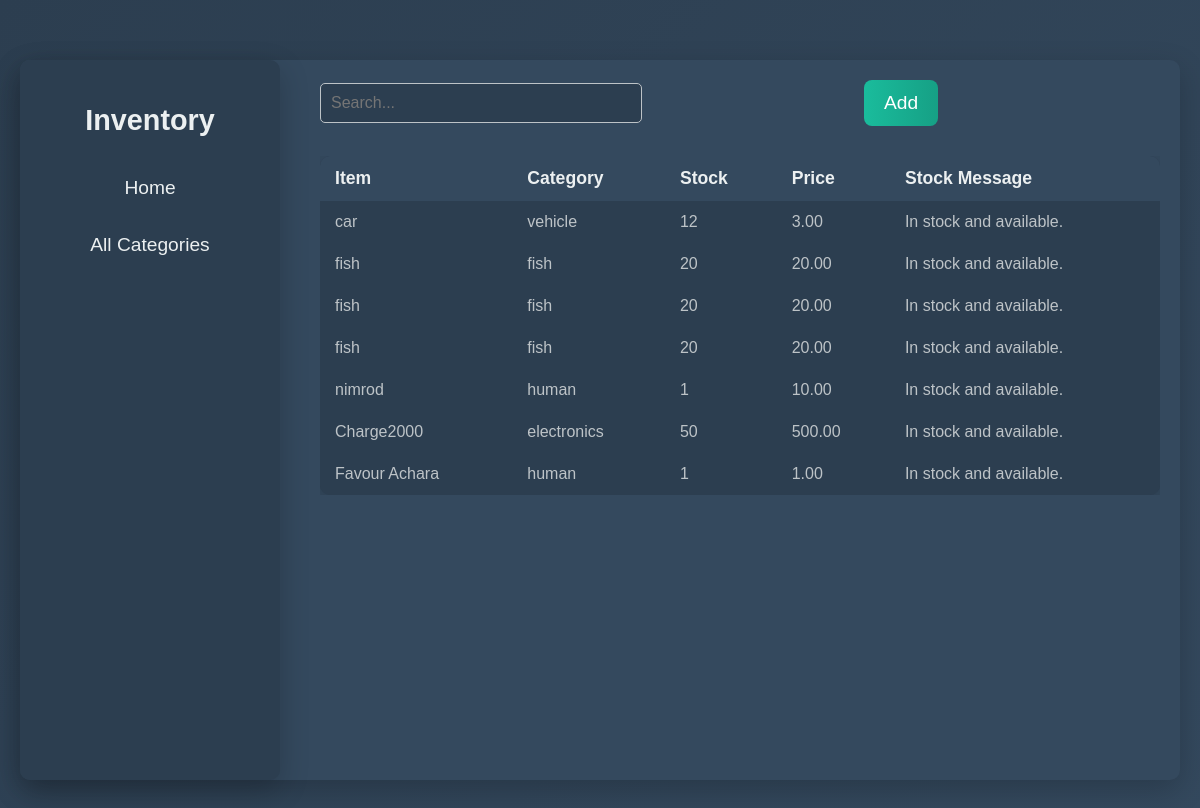
Page /home (signed in) on the earlier database version.
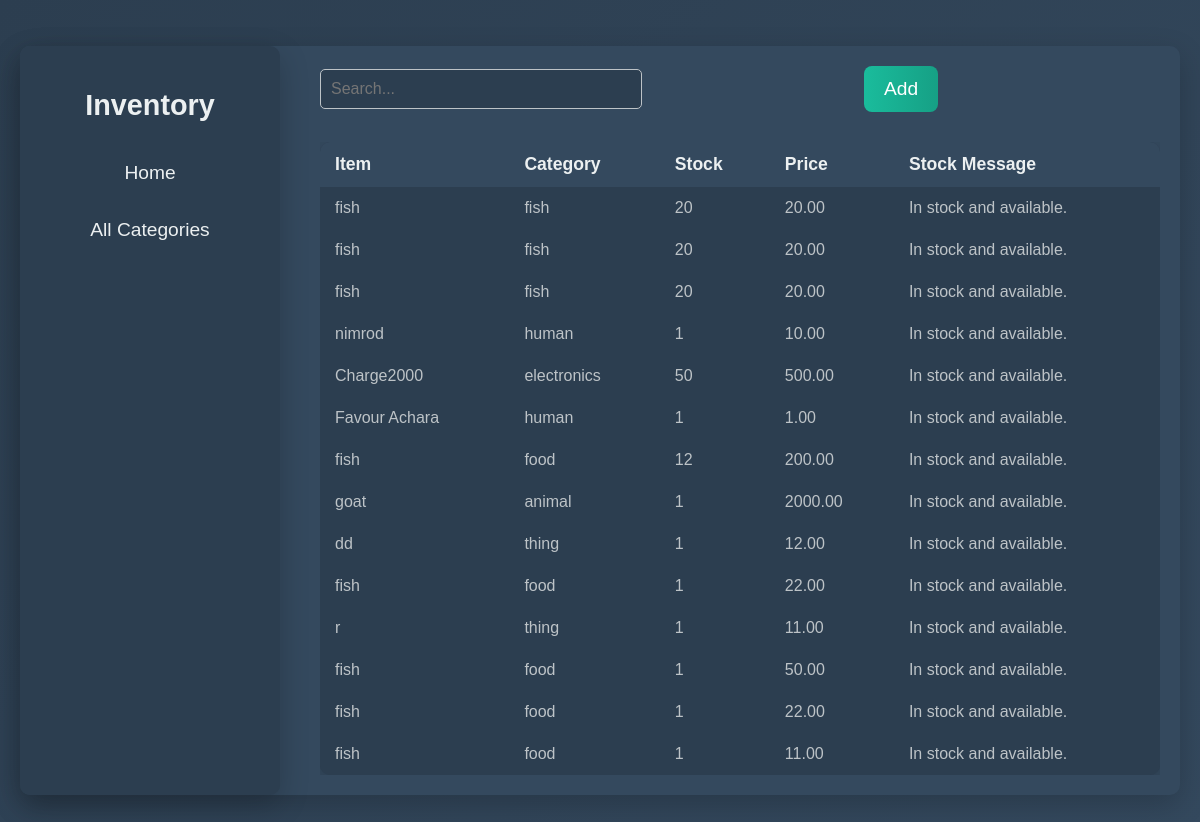
Same page on the later database version.
### newer/models.py (models this page shows, shortened)
class Inventory(models.Model):
    item_name = models.CharField(max_length=100)
    category = models.CharField(max_length=100)
    stock = models.IntegerField()
    price = models.DecimalField(max_digits=10, decimal_places=2)
    def stock_message(self):
        return "In stock and available."

### newer/views.py (the view)
# urls.py: 2. Add a URL to urlpatterns:  path('', views.home, name='home')
@login_required(login_url='signin')
def home(request):
    products = Inventory.objects.all()
    for product in products:
        if isinstance(product, PerishableInventory):
            print(product.stock_message())  # Calls PerishableInventory's method
    return render(request, 'home.html', {'products': products},)

### templates/home.html (shortened to what this page needs)
{% load static %}
<!DOCTYPE html>
<html lang="en">
<head>
    <link rel="stylesheet" href="{% static 'css/hometwo.css' %}">
</head>
<body>
    <div class="container">
        <aside class="sidebar">
            <h2>Inventory</h2>
            <ul>
                <li><a href="home">Home</a></li>
                <li><a href="/categories">All Categories</a></li>
            </ul>
        </aside>
        <main class="main-content">
            <div class="header">
                <input type="text" placeholder="Search..." class="search-bar">
                <a href="/add" class='btn Add'>Add<a/>
            </div>
            <div class="table-container">
                <table class="inventory-table">
                    <thead>
                        <tr>
                            <th>Item</th>
                            <th>Category</th>
                            <th>Stock</th>
                            <th>Price</th>
                            <th>Stock Message</th>
                        </tr>
                    </thead>
                    <tbody>
                        {% for product in products %}
                        <tr>
                            <td>{{ product.item_name }}</td>
                            <td>{{ product.category }}</td>
                            <td>{{ product.stock }}</td>
                            <td>{{ product.price }}</td>
                            <td>{{ product.stock_message }}</td>
                        </tr>
                        {% endfor %}
                    </tbody>
                </table>
            </div>
        </main>
    </div>
</body>
</html>

### static/css/hometwo.css (style rules this page uses)
body { background: linear-gradient(135deg, #2C3E50, #34495E); font-family: 'Helvetica', 'Arial', sans-serif; margin: 0; display: flex; justify-content: center; align-items: center; min-height: 100vh; padding: 20px; }
.container { display: flex; min-height: 90vh; max-width: 1200px; width: 100%; background-color: #34495E; border-radius: 10px; box-shadow: 0px 10px 30px rgba(0, 0, 0, 0.2); }
.sidebar { background-color: #2C3E50; color: #ECF0F1; padding: 20px; width: 220px; border-radius: 10px; box-shadow: 0px 10px 30px rgba(0, 0, 0, 0.2); }
.sidebar h2 { text-align: center; font-size: 1.8rem; margin-bottom: 30px; }
.sidebar ul { list-style: none; padding: 0; }
.sidebar ul li { margin: 15px 0; text-align: center; }
.sidebar ul li a { color: #ECF0F1; text-decoration: none; font-size: 1.2rem; display: block; padding: 10px; border-radius: 5px; transition: background-color 0.3s ease; }
.main-content { flex-grow: 1; padding: 20px; margin-left: 20px; }
.header { display: flex; justify-content: space-between; align-items: center; margin-bottom: 30px; }
.search-bar { padding: 10px; width: 300px; border-radius: 5px; border: 1px solid #BDC3C7; background-color: #2C3E50; color: #ECF0F1; font-size: 1rem; transition: all 0.3s ease; }
.btn.Add { background: linear-gradient(to right, #1ABC9C, #16A085); color: white; padding: 12px 20px; border-radius: 8px; text-decoration: none; font-size: 1.2rem; text-align: center; cursor: pointer; transition: background 0.3s ease; }
.table-container { margin-top: 20px; overflow-x: auto; }
.inventory-table { width: 100%; border-collapse: collapse; background-color: #2C3E50; border-radius: 10px; box-shadow: 0px 10px 30px rgba(0, 0, 0, 0.2); overflow: hidden; }
.inventory-table thead { background-color: #34495E; color: #ECF0F1; }
.inventory-table th { padding: 12px 15px; text-align: left; font-size: 1.1rem; }
.inventory-table tbody tr { background-color: #2C3E50; color: #BDC3C7; }
.inventory-table td { padding: 12px 15px; text-align: left; font-size: 1rem; }

Differences in the rows shown:
removed Inventory: item_name "car", category "vehicle", stock "12", price "3.00", stock_message "In stock and available."
added Inventory: item_name "fish", category "food", stock "12", price "200.00", stock_message "In stock and available."
added Inventory: item_name "goat", category "animal", stock "1", price "2000.00", stock_message "In stock and available."
added Inventory: item_name "dd", category "thing", stock "1", price "12.00", stock_message "In stock and available."
added Inventory: item_name "fish", category "food", stock "1", price "22.00", stock_message "In stock and available."
added Inventory: item_name "r", category "thing", stock "1", price "11.00", stock_message "In stock and available."
added Inventory: item_name "fish", category "food", stock "1", price "50.00", stock_message "In stock and available."
added Inventory: item_name "fish", category "food", stock "1", price "22.00", stock_message "In stock and available."
added Inventory: item_name "fish", category "food", stock "1", price "11.00", stock_message "In stock and available."
